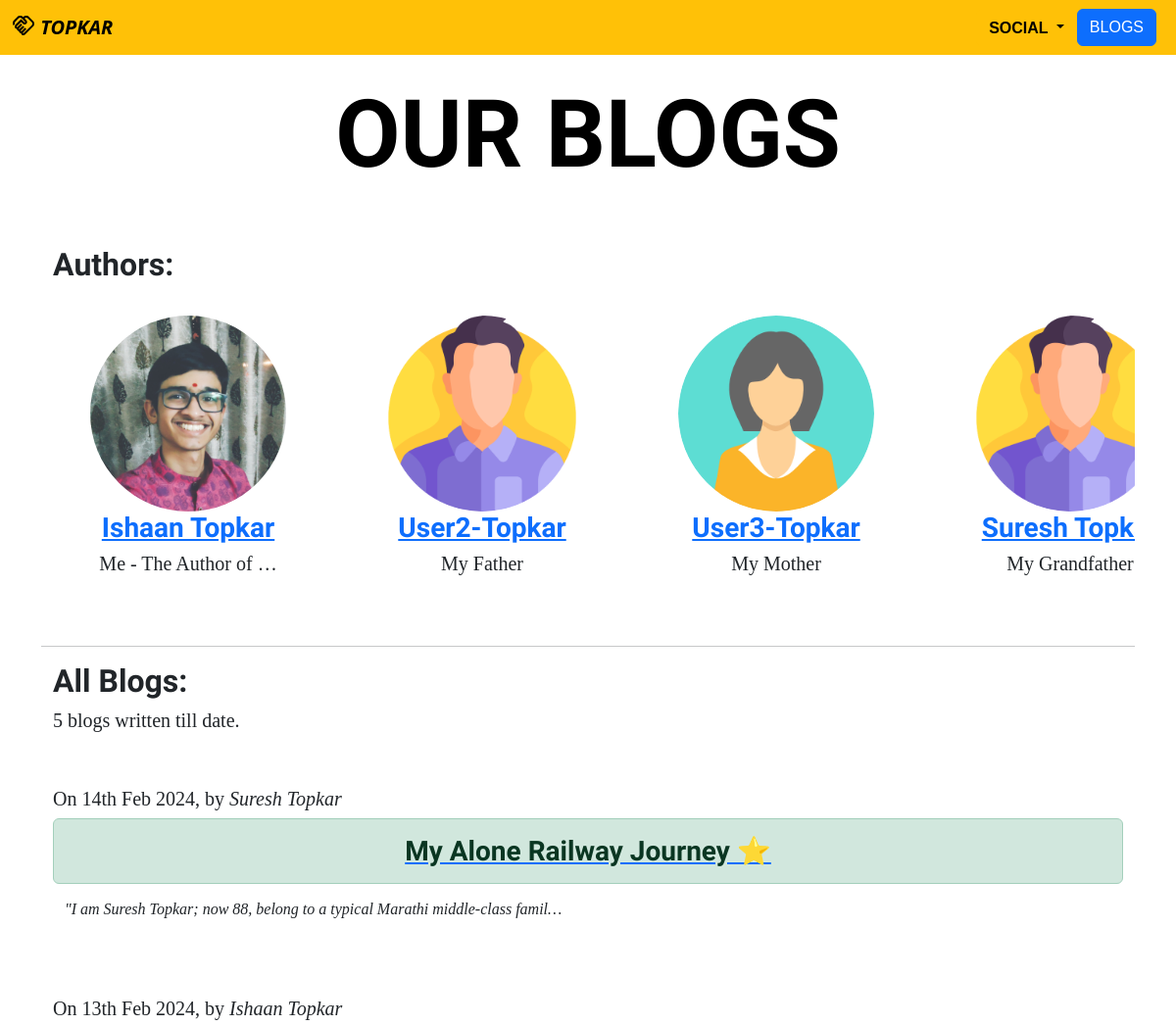
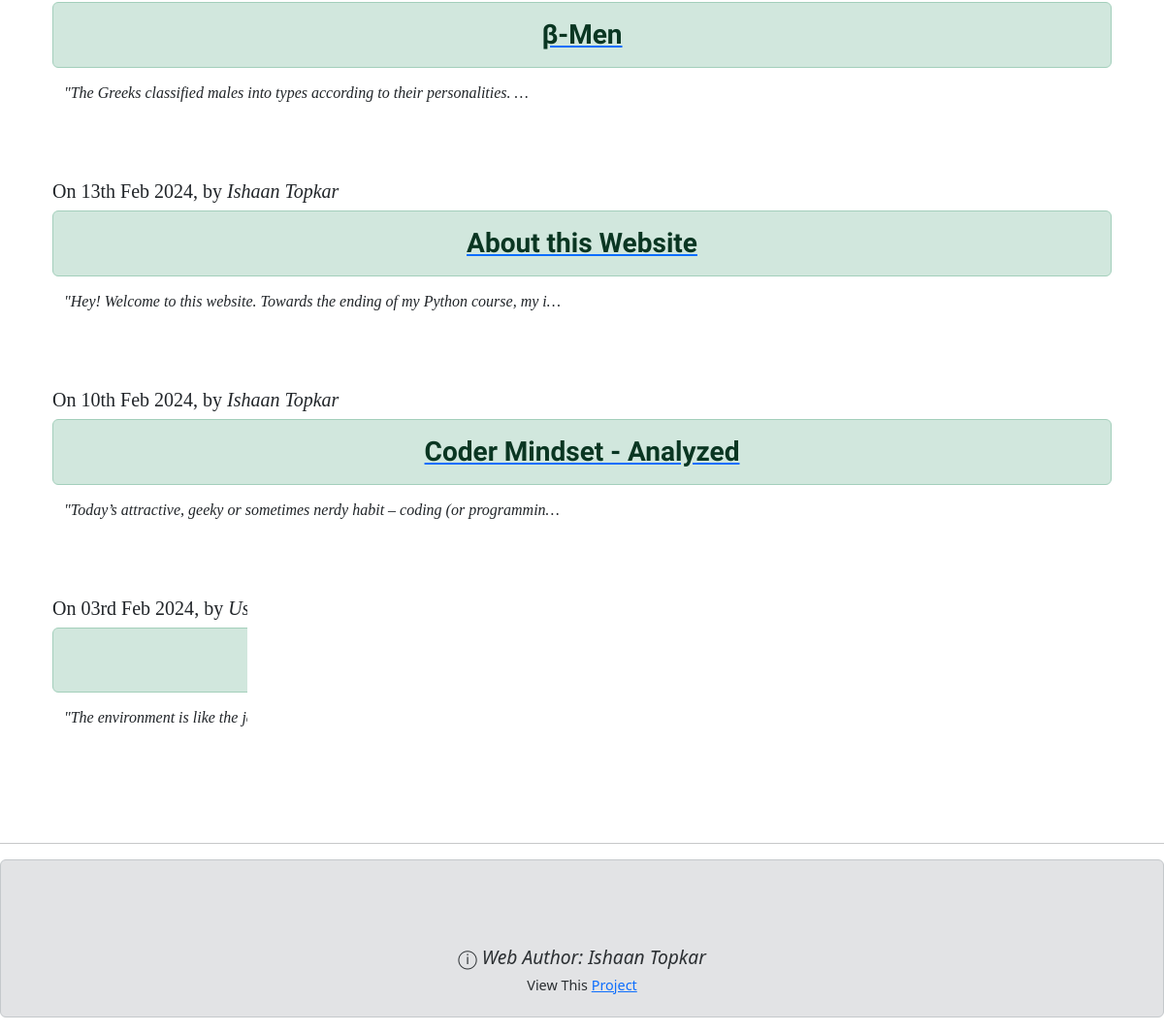
The app's page /blogs/ with its own data (2 pictures, top to bottom).
### Portfolios/models.py (models this page shows, shortened)
class Member(models.Model):
    name = models.CharField(max_length = 25)
    description = models.CharField(max_length = 200)
    profile_picture = models.ImageField(upload_to = "media/portfolio/images/")

### Blogs/models.py (models this page shows, shortened)
class Blog(models.Model):
    title = models.CharField(max_length = 50)
    author = models.CharField(max_length = 20)
    content = models.TextField()
    date = models.DateField(default = timezone.now())

### Blogs/views.py (the view)
# urls.py: path("", views.blogs, name = "blogs"),
def blogs(request):
    blog_count = Blogmodels.Blog.objects.count()
    members = models.Member.objects.all()
    first_five = Blogmodels.Blog.objects.order_by('-date')[:5]
    all_blogs = Blogmodels.Blog.objects.order_by('-date')
    return render (request, "blogs.html", {"members":members, "first_five":first_five, "all_blogs":all_blogs, "blog_count":blog_count})

### Blogs/templates/blogs.html (shortened to what this page needs)
{% extends 'base.html' %}
    {% load static %}
{% block content %}
    </head>
    <body>
        <br>
<div class = "container text-center">
    <h1 class="hmain">OUR BLOGS</h1>
    <br><br>
    <h2 class="container text-start" id="memnblog">Authors:</h2>
    <br>
    <div class="media-scroller-container">
        <div class="media-scroller image-cropper">
        {% for x in members %}
            <div class="media-element text-center ">
                <a href = "{% url 'member_detail' x.id %}">
                <img src = "{{ x.profile_picture.url }}" class="d-block mx-auto" height=200>
                <h4 id="memnblog" style="font-size: 1.75rem;">{{ x.name }}</h4>
                </a>
                <h6 id="hsub" style="font-size: 1.25rem;">{{ x.description|truncatechars:20 }}</h6>
            </div>
        {% endfor %}
        </div>
    </div>
    <br><br>
    <hr>
    <h1 class = "container text-start" id="memnblog">All Blogs:</h1>
    <h5 class="container text-start" id="hsub">{{ blog_count }} blog{{ blog_count|pluralize }} written till date.</h5>
    <div class="container">
    {% for blog in first_five %}
        <br><br>
        <h5>
            <div class="col text-start" id="hsub">
                On {{ blog.date|date:'dS M Y' }}, by <i>{{blog.author}}</i>
            </div>
            </h5>
            <a href = "{% url 'Blogs:detail' blog.id %}">
                <h4 class = "alert alert-success" id="memnblog" style="font-size:1.75rem">{{ blog.title }}</h4>
            </a>
            <h6 class="container text-start" id="hsub"><i>"{{ blog.content|striptags|truncatechars:75 }}</i></h6>
            <br>
        {% endfor %}
    </div>
</div>
{% endblock %}

### Portfolios/static/portfolio/styles.css (style rules this page uses)
.hmain { font-family:'Salsa'; font-weight: bold; color:black; font-size: 8vw; }
#memnblog { font-family:"Baloo 2"; font-weight: bold; font-size: 2rem; }
#hsub { font-family:Georgia, 'Times New Roman', Times, serif; }
.media-scroller-container { width: 100%; overflow-x: auto; }
.media-scroller { --_spacer: var(--size-3); display: grid; gap: var(--_spacer); grid-auto-flow: column; grid-auto-columns: 25%; padding: 0 var(--_spacer) var(--_spacer); white-space: nowrap; min-width: 1200px; max-width: 1500pxt; scroll-behavior: smooth; }
.media-element { display: grid; grid-template-rows:min-content; gap: var(--_spacer); padding: var(--_spacer); background: var(--surface-2); border-radius: var(--radius-2); box-shadow: var(--shadow-2); }
.image-cropper img { border-radius: 50%; width:auto; }

### records on screen
Member: profile_picture (picture), name "Ishaan Topkar", description "Me - The Author of …"
Member: profile_picture (picture), name "User2-Topkar", description "My Father"
Member: profile_picture (picture), name "User3-Topkar", description "My Mother"
Member: profile_picture (picture), name "Suresh…", description "My Grandfather"
Blog: date "14th Feb 2024", author "Suresh Topkar", title "My Alone Railway Journey ⭐", content "I am Suresh Topkar; now 88, belong to a typical Marathi middle-class famil…"
Blog: date "13th Feb 2024", author "Ishaan Topkar", title "β-Men", content "The Greeks classified males into types according to their personalities. …"
Blog: date "13th Feb 2024", author "Ishaan Topkar", title "About this Website", content "Hey! Welcome to this website. Towards the ending of my Python course, my i…"
Blog: date "10th Feb 2024", author "Ishaan Topkar", title "Coder Mindset - Analyzed", content "Today’s attractive, geeky or sometimes nerdy habit – coding (or programmin…"
Blog: date "03rd Feb 2024", author "User5-Topkar", content "The environment is like the jewellery of our earth. What's around you? Tre…"

### other values on screen
{{ blog_count }} "5"
